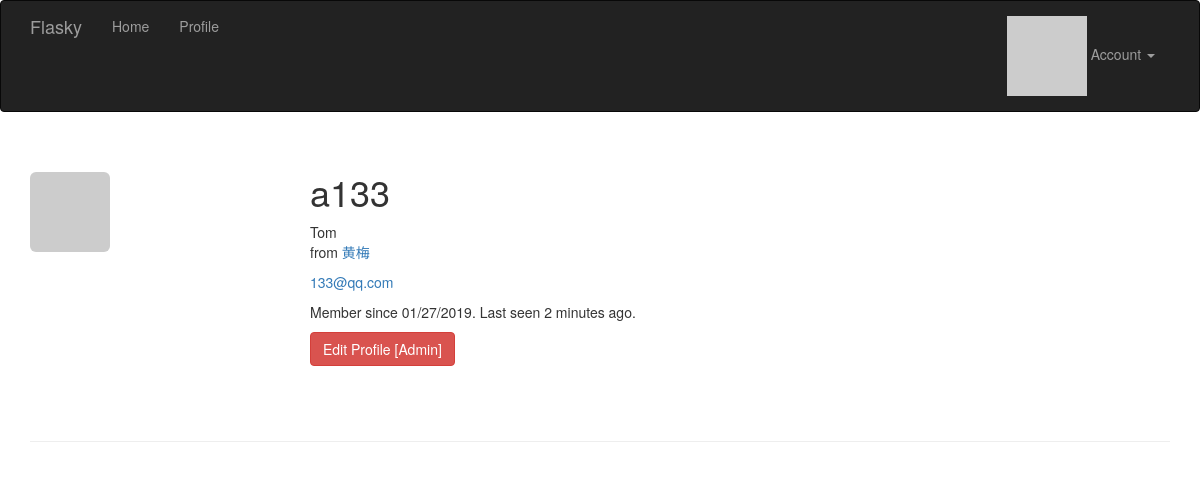
Screenshot of /user/a133 (signed in) with the database file from the repository.
### app/model.py (models this page shows, shortened)
class User(UserMixin,db.Model):
    __tablename__ = 'users'
    id = db.Column(db.Integer,primary_key=True)
    email = db.Column(db.String(64), unique=True, index=True)
    username = db.Column(db.String(64),unique=True)
    role_id = db.Column(db.Integer,db.ForeignKey('roles.id'))
    password_hash = db.Column(db.String(128))
    name = db.Column(db.String(64))  #用户真实姓名
    location = db.Column(db.String(64))  #用户所在地
    about_me = db.Column(db.Text())  #自我介绍
    member_since = db.Column(db.DateTime(),default=datetime.utcnow)  #注册日期
    last_seen = db.Column(db.DateTime(),default=datetime.utcnow)  #最后访问时间
    avatar_hash = db.Column(db.String(32))
    posts = db.relationship('Post',backref='author',lazy='dynamic')
    def can(self,permissions):
        return self.role is not None and (self.role.permissions & permissions) == permissions
    def is_administrator(self):
        return self.can(Permissions.ADMINISTER)
    class AnonymousUser(AnonymousUserMixin):
        def can(self,permissions):
            return False
        def is_administrator(self):
            return False
    login_manager.anonymous_user = AnonymousUser
    def gravatar(self,size=100,default='identicon',rating='g'):
        if request.is_secure:
            url = 'https://secure.gravatar.com/avatar'
        else:
            url = 'http://www.gravatar.com/avatar'
        hash = self.avatar_hash or hashlib.md5(self.email.encode('utf-8')).hexdigest()
        return '{url}/{hash}?s={size}&d={default}&r={rating}'.format(url=url,hash=hash,size=size,default=default,rating=rating)
    def ping(self):
        self.last_seen = datetime.utcnow()
        db.session.add(self)
    @property
    def password(self):
        raise AttributeError('password is not a readable attribute')

### app/main/views.py (the view)
@main.route('/user/<username>')
@login_required
def user(username):
    user = User.query.filter_by(username=username).first()
    if user is None:
        abort(404)
    return render_template('main/user.html',user=user)

### app/auth/views.py (called while the page is built)
@auth.before_app_request
def before_request():
    if current_user.is_authenticated:
        current_user.ping()

### app/main/__init__.py (called while the page is built)
@main.app_context_processor
def inject_permissions():
    return dict(Permissions=Permissions)

### app/model.py (called while the page is built)
@login_manager.user_loader
def load_user(user_id):
    return User.query.get(int(user_id))

### app/templates/main/user.html (shortened to what this page needs)
{% extends "base.html" %}
{% block page_content %}
<div class="page-header">
    <img class="img-rounded profile-thumbnail" src="{{ user.gravatar(size=256) }}">
    <div class="profile-header">
        <h1>{{ user.username }}</h1>
        {% if user.name or user.location %}
        <p>
            {% if user.name %}{{ user.name }}<br>{% endif %}
            {% if user.location %}
                from <a href="http://maps.google.com/?q={{ user.location }}">{{ user.location }}</a><br>
            {% endif %}
        </p>
        {% endif %}
        {% if current_user.is_administrator() %}
        <p><a href="mailto:{{ user.email }}">{{ user.email }}</a></p>
        {% endif %}
        <p>Member since {{ moment(user.member_since).format('L') }}. Last seen {{ moment(user.last_seen).fromNow() }}.</p>
        <p>
            {% if current_user.is_administrator() %}
            <a class="btn btn-danger" href="{{ url_for('.edit_profile_admin', id=user.id) }}">Edit Profile [Admin]</a>
            {% endif %}
        </p>
    </div>
</div>
{% endblock %}

### app/statc/styles.css (style rules this page uses)
.profile-thumbnail { position: absolute; }
.profile-header { min-height: 260px; margin-left: 280px; }

### rows the page displays
User: username "a133", name "Tom", location "黄梅", email "133@qq.com", member_since "01/27/2019", last_seen "2 minutes ago"
